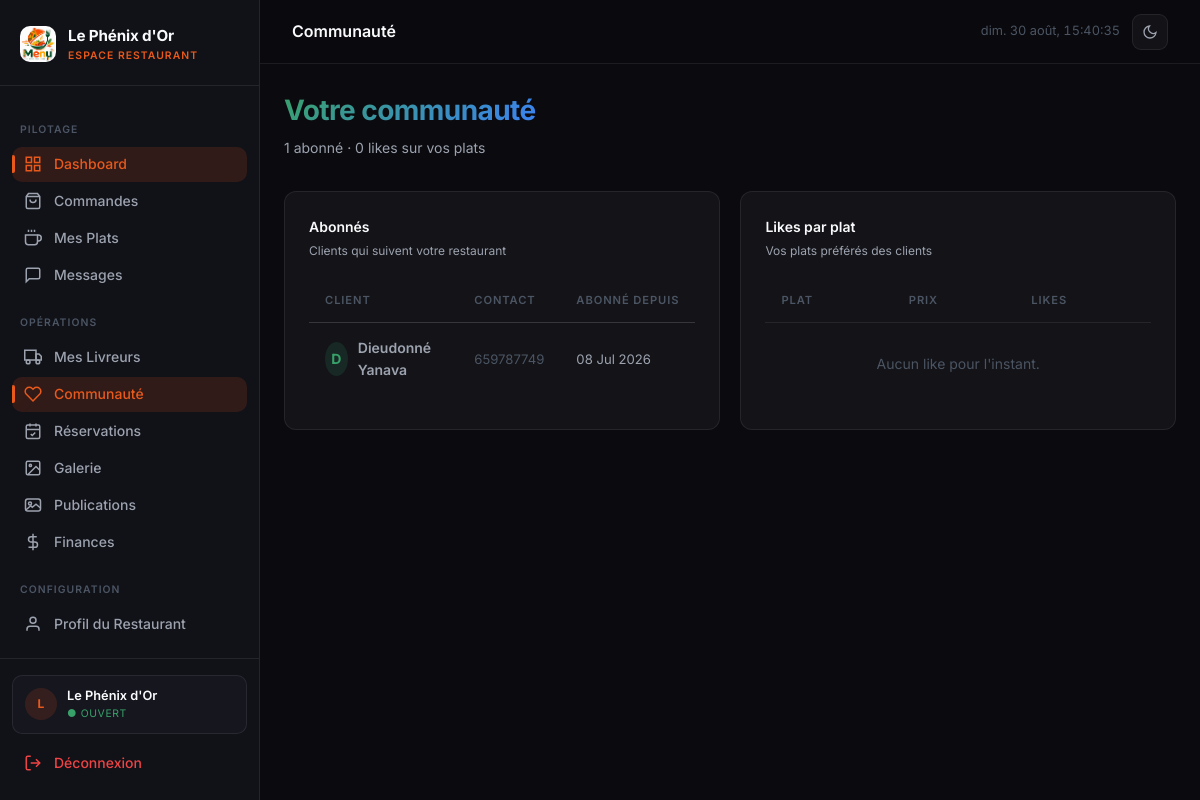
Screenshot of /admin-panel/resto/communaute/ (signed in) with the database file from the repository.
### core/models.py (models this page shows, shortened)
class RestaurantProfile(models.Model):
    user = models.OneToOneField(User, on_delete=models.CASCADE, related_name='restaurant_profile')
    nom = models.CharField(max_length=200)
    description = models.TextField(blank=True)
    adresse = models.CharField(max_length=300)
    ville = models.CharField(max_length=100)
    pays = models.CharField(max_length=100, default='Cameroun')
    latitude = models.DecimalField(max_digits=9, decimal_places=6, null=True, blank=True)
    longitude = models.DecimalField(max_digits=9, decimal_places=6, null=True, blank=True)
    logo = models.ImageField(upload_to='restaurants/logos/', blank=True, null=True)
    cover_image = models.ImageField(upload_to='restaurants/covers/', blank=True, null=True)
    commission_rate = models.DecimalField(max_digits=5, decimal_places=2, default=10.00)
    is_verified = models.BooleanField(default=False)
    is_open = models.BooleanField(default=True)
    temps_livraison_moyen = models.PositiveIntegerField(default=30)
    frais_livraison = models.DecimalField(max_digits=10, decimal_places=0, default=500)
    prix_reservation = models.DecimalField(max_digits=10, decimal_places=0, default=5000)
    note_cache = models.DecimalField(max_digits=3, decimal_places=1, default=0)
    created_at = models.DateTimeField(auto_now_add=True)
    class Meta:
        verbose_name = 'Profil Restaurant'
        verbose_name_plural = 'Profils Restaurants'
    @property
    def nb_publications_attente(self):
        return self.publications.filter(statut='en_attente', supprime_par='').count()

class Abonnement(models.Model):
    client = models.ForeignKey(User, on_delete=models.CASCADE, related_name='abonnements')
    restaurant = models.ForeignKey(RestaurantProfile, on_delete=models.CASCADE, related_name='abonnes')
    created_at = models.DateTimeField(auto_now_add=True)
    class Meta:
        verbose_name = 'Abonnement'
        verbose_name_plural = 'Abonnements'
        unique_together = ('client', 'restaurant')

class User(AbstractUser):
    ROLE_CHOICES = [
        ('admin', 'Administrateur'),
        ('restaurant', 'Restaurant'),
        ('client', 'Client'),
        ('livreur', 'Livreur'),
    ]
    role = models.CharField(max_length=20, choices=ROLE_CHOICES, default='client')
    telephone = models.CharField(max_length=20, blank=True)
    allergies = models.CharField(max_length=300, blank=True)
    avatar = models.ImageField(upload_to='avatars/', blank=True, null=True)
    gain_total = models.DecimalField(max_digits=12, decimal_places=0, default=0)
    nombre_livraisons = models.PositiveIntegerField(default=0)
    restaurant_attache = models.ForeignKey(
        'RestaurantProfile', on_delete=models.SET_NULL, null=True, blank=True, related_name='livreurs',
    )
    points_solde = models.PositiveIntegerField(default=0)
    feed_seed = models.UUIDField(default=uuid.uuid4, editable=False)
    class Meta:
        verbose_name = 'Utilisateur'
        verbose_name_plural = 'Utilisateurs'

### core/views/resto_ws.py (the view)
# urls.py: path('resto/communaute/', resto_ws.communaute, name='resto_communaute'),
@resto_required
def communaute(request):
    resto = request.resto
    abonnes = Abonnement.objects.filter(restaurant=resto).select_related('client').order_by('-created_at')
    plats_likes = (
        resto.plats.annotate(nb_likes=Count('favoris', distinct=True))
        .filter(nb_likes__gt=0).order_by('-nb_likes')
    )
    derniers_likes = (
        Favori.objects.filter(plat__restaurant=resto)
        .select_related('client', 'plat').order_by('-created_at')[:20]
    )
    return render(request, 'resto/communaute.html', {
        'resto': resto,
        'abonnes': abonnes,
        'plats_likes': plats_likes,
        'derniers_likes': derniers_likes,
        'total_likes': Favori.objects.filter(plat__restaurant=resto).count(),
        'active_page': 'communaute',
    })

### templates/resto/communaute.html (shortened to what this page needs)
{% extends 'resto_base.html' %}
{% block topbar_title %}Communauté{% endblock %}
{% block content %}
<div class="page-header anim-fade-up">
  <div>
    <h1 class="page-title gradient-text">Votre communauté</h1>
    <p class="page-subtitle">{{ abonnes|length }} abonné{{ abonnes|length|pluralize }} · {{ total_likes }} like{{ total_likes|pluralize }} sur vos plats</p>
  </div>
</div>
<div class="charts-grid charts-grid-2">
  <div class="chart-card anim-fade-up">
    <div class="chart-card-header">
      <div><div class="chart-title">Abonnés</div><div class="chart-subtitle">Clients qui suivent votre restaurant</div></div>
    </div>
    <table class="data-table">
      <thead><tr><th>Client</th><th>Contact</th><th>Abonné depuis</th></tr></thead>
      <tbody>
        {% for a in abonnes %}
        <tr>
          <td>
            <div style="display:flex;align-items:center;gap:10px;">
              <div style="width:34px;height:34px;border-radius:50%;background:var(--accent-green-dim);color:var(--accent-green);display:flex;align-items:center;justify-content:center;font-weight:700;">
                {{ a.client.first_name|first|upper|default:'C' }}
              </div>
              <span style="font-weight:600;">{{ a.client.get_full_name|default:a.client.username }}</span>
            </div>
          </td>
          <td style="font-size:0.82rem;color:var(--text-muted);">{{ a.client.telephone|default:a.client.email }}</td>
          <td style="font-size:0.82rem;">{{ a.created_at|date:'d M Y' }}</td>
        </tr>
        {% empty %}
        <tr><td colspan="3" style="color:var(--text-muted);padding:30px;text-align:center;">Aucun abonné pour l'instant — publiez des plats attractifs !</td></tr>
        {% endfor %}
      </tbody>
    </table>
  </div>
  <div class="chart-card anim-fade-up">
    <div class="chart-card-header">
      <div><div class="chart-title">Likes par plat</div><div class="chart-subtitle">Vos plats préférés des clients</div></div>
    </div>
    <table class="data-table">
      <thead><tr><th>Plat</th><th>Prix</th><th>Likes</th></tr></thead>
      <tbody>
        {% for p in plats_likes %}
        <tr>
          <td style="font-weight:600;">{{ p.nom }}</td>
          <td>{{ p.prix }} F</td>
          <td><span class="badge badge-red">❤ {{ p.nb_likes }}</span></td>
        </tr>
        {% empty %}
        <tr><td colspan="3" style="color:var(--text-muted);padding:30px;text-align:center;">Aucun like pour l'instant.</td></tr>
        {% endfor %}
      </tbody>
    </table>
  </div>
</div>
{% endblock %}

### templates/resto_base.html (shortened to what this page needs)
<!DOCTYPE html>
<html lang="fr">
<head>
{% load static %}
<link rel="stylesheet" href="{% static 'css/base.css' %}">
<link rel="stylesheet" href="{% static 'css/sidebar.css' %}">
<link rel="stylesheet" href="{% static 'css/animations.css' %}">
</head>
<body>
<div class="app-layout">
  <aside class="sidebar" id="sidebar">
    <div class="sidebar-header">
      {% if resto.logo %}
        <img src="{{ resto.logo.url }}" alt="{{ resto.nom }}" class="sidebar-logo" style="border-radius:10px;object-fit:cover;">
      {% else %}
        <img src="{% static 'logo.png' %}" alt="Menu" class="sidebar-logo" onerror="this.style.display='none'">
      {% endif %}
      <div class="sidebar-brand">
        <div class="sidebar-brand-name" style="font-size:0.95rem;">{{ resto.nom|truncatechars:18 }}</div>
        <div class="sidebar-brand-sub">Espace Restaurant</div>
      </div>
    </div>
    <nav class="sidebar-nav">
      <span class="nav-section-label">Pilotage</span>
      <a href="{% url 'core:resto_dashboard' %}" class="nav-item {% if active_page == 'dashboard' %}active{% endif %}">
        <svg class="nav-icon" viewBox="0 0 24 24" fill="none" stroke-width="2"><rect x="3" y="3" width="7" height="7"/><rect x="14" y="3" width="7" height="7"/><rect x="14" y="14" width="7" height="7"/><rect x="3" y="14" width="7" height="7"/></svg>
        Dashboard
      </a>
      <a href="{% url 'core:resto_commandes' %}" class="nav-item {% if active_page == 'commandes' %}active{% endif %}">
        <svg class="nav-icon" viewBox="0 0 24 24" fill="none" stroke-width="2"><path d="M6 2L3 6v14a2 2 0 0 0 2 2h14a2 2 0 0 0 2-2V6l-3-4z"/><line x1="3" y1="6" x2="21" y2="6"/><path d="M16 10a4 4 0 0 1-8 0"/></svg>
        Commandes
      </a>
      <a href="{% url 'core:resto_plats' %}" class="nav-item {% if active_page == 'plats' %}active{% endif %}">
        <svg class="nav-icon" viewBox="0 0 24 24" fill="none" stroke-width="2"><path d="M18 8h1a4 4 0 0 1 0 8h-1"/><path d="M2 8h16v9a4 4 0 0 1-4 4H6a4 4 0 0 1-4-4V8z"/><line x1="6" y1="1" x2="6" y2="4"/><line x1="10" y1="1" x2="10" y2="4"/><line x1="14" y1="1" x2="14" y2="4"/></svg>
        Mes Plats
      </a>
      <a href="{% url 'core:resto_messages' %}" class="nav-item {% if active_page == 'messages' %}active{% endif %}">
        <svg class="nav-icon" viewBox="0 0 24 24" fill="none" stroke-width="2"><path d="M21 15a2 2 0 0 1-2 2H7l-4 4V5a2 2 0 0 1 2-2h14a2 2 0 0 1 2 2z"/></svg>
        Messages
      </a>
      <span class="nav-section-label">Opérations</span>
      <a href="{% url 'core:resto_livreurs' %}" class="nav-item {% if active_page == 'livreurs' %}active{% endif %}">
        <svg class="nav-icon" viewBox="0 0 24 24" fill="none" stroke-width="2"><rect x="1" y="3" width="15" height="13"/><polygon points="16 8 20 8 23 11 23 16 16 16 16 8"/><circle cx="5.5" cy="18.5" r="2.5"/><circle cx="18.5" cy="18.5" r="2.5"/></svg>
        Mes Livreurs
      </a>
      <a href="{% url 'core:resto_communaute' %}" class="nav-item {% if active_page == 'communaute' %}active{% endif %}">
        <svg class="nav-icon" viewBox="0 0 24 24" fill="none" stroke-width="2"><path d="M20.84 4.61a5.5 5.5 0 0 0-7.78 0L12 5.67l-1.06-1.06a5.5 5.5 0 0 0-7.78 7.78l1.06 1.06L12 21.23l7.78-7.78 1.06-1.06a5.5 5.5 0 0 0 0-7.78z"/></svg>
        Communauté
      </a>
      <a href="{% url 'core:resto_reservations' %}" class="nav-item {% if active_page == 'reservations' %}active{% endif %}">
        <svg class="nav-icon" viewBox="0 0 24 24" fill="none" stroke-width="2"><rect x="3" y="4" width="18" height="18" rx="2"/><line x1="16" y1="2" x2="16" y2="6"/><line x1="8" y1="2" x2="8" y2="6"/><line x1="3" y1="10" x2="21" y2="10"/><path d="M9 16l2 2 4-4"/></svg>
        Réservations
      </a>
      <a href="{% url 'core:resto_galerie' %}" class="nav-item {% if active_page == 'galerie' %}active{% endif %}">
        <svg class="nav-icon" viewBox="0 0 24 24" fill="none" stroke-width="2"><rect x="3" y="3" width="18" height="18" rx="2"/><circle cx="8.5" cy="8.5" r="1.5"/><path d="M21 15l-5-5L5 21"/></svg>
        Galerie
      </a>
      <a href="{% url 'core:resto_publications' %}" class="nav-item {% if active_page == 'publications' %}active{% endif %}">
        <svg class="nav-icon" viewBox="0 0 24 24" fill="none" stroke-width="2"><rect x="2" y="4" width="20" height="16" rx="3"/><circle cx="8" cy="10" r="2"/><path d="M22 16l-6-5-5 4-2-2-7 6"/></svg>
        Publications
      </a>
      <a href="{% url 'core:resto_finances' %}" class="nav-item {% if active_page == 'finances' %}active{% endif %}">
        <svg class="nav-icon" viewBox="0 0 24 24" fill="none" stroke-width="2"><line x1="12" y1="1" x2="12" y2="23"/><path d="M17 5H9.5a3.5 3.5 0 0 0 0 7h5a3.5 3.5 0 0 1 0 7H6"/></svg>
        Finances
      </a>
      <span class="nav-section-label">Configuration</span>
      <a href="{% url 'core:resto_profil' %}" class="nav-item {% if active_page == 'profil' %}active{% endif %}">
        <svg class="nav-icon" viewBox="0 0 24 24" fill="none" stroke-width="2"><path d="M20 21v-2a4 4 0 0 0-4-4H8a4 4 0 0 0-4 4v2"/><circle cx="12" cy="7" r="4"/></svg>
        Profil du Restaurant
      </a>
    </nav>
    <div class="sidebar-footer">
      <div class="sidebar-user">
        <div class="sidebar-avatar">{{ resto.nom|first|upper }}</div>
        <div class="sidebar-user-info">
          <div class="sidebar-user-name">{{ resto.nom|truncatechars:16 }}</div>
          <div class="sidebar-user-role">
            {% if resto.is_open %}<span style="color:var(--accent-green);">● Ouvert</span>{% else %}<span style="color:var(--accent-red);">● Fermé</span>{% endif %}
          </div>
        </div>
      </div>
      <a href="{% url 'core:logout' %}" class="nav-item" style="color:var(--accent-red);">
        <svg class="nav-icon" viewBox="0 0 24 24" fill="none" stroke-width="2"><path d="M9 21H5a2 2 0 0 1-2-2V5a2 2 0 0 1 2-2h4"/><polyline points="16 17 21 12 16 7"/><line x1="21" y1="12" x2="9" y2="12"/></svg>
        Déconnexion
      </a>
    </div>
  </aside>
  <div class="main-content">
    <header class="topbar">
      <div class="topbar-left">
        <span class="topbar-title">{% block topbar_title %}{% endblock %}</span>
      </div>
      <div class="topbar-right">
        <span class="topbar-time" id="topbar-clock"></span>
        <button class="theme-toggle" id="themeToggle" title="Changer de thème" aria-label="Basculer thème clair/sombre">
          <svg class="icon-moon" viewBox="0 0 24 24" fill="none" stroke-width="2"><path d="M21 12.79A9 9 0 1 1 11.21 3 7 7 0 0 0 21 12.79z"/></svg>
        </button>
      </div>
    </header>
    <div class="page-wrapper">
      {% block content %}{% endblock %}
    </div>
  </div>
</div>
</body>
</html>

### rows the page displays
RestaurantProfile: nom "Le Phénix d'Or", nom|first "L"
Abonnement: client.first_name|first "D", client.get_full_name "Dieudonné Yanava", client.telephone "659787749", created_at "08 Jul 2026"

### other values shown
{{ abonnes|length }} "1"
{{ total_likes }} "0"
